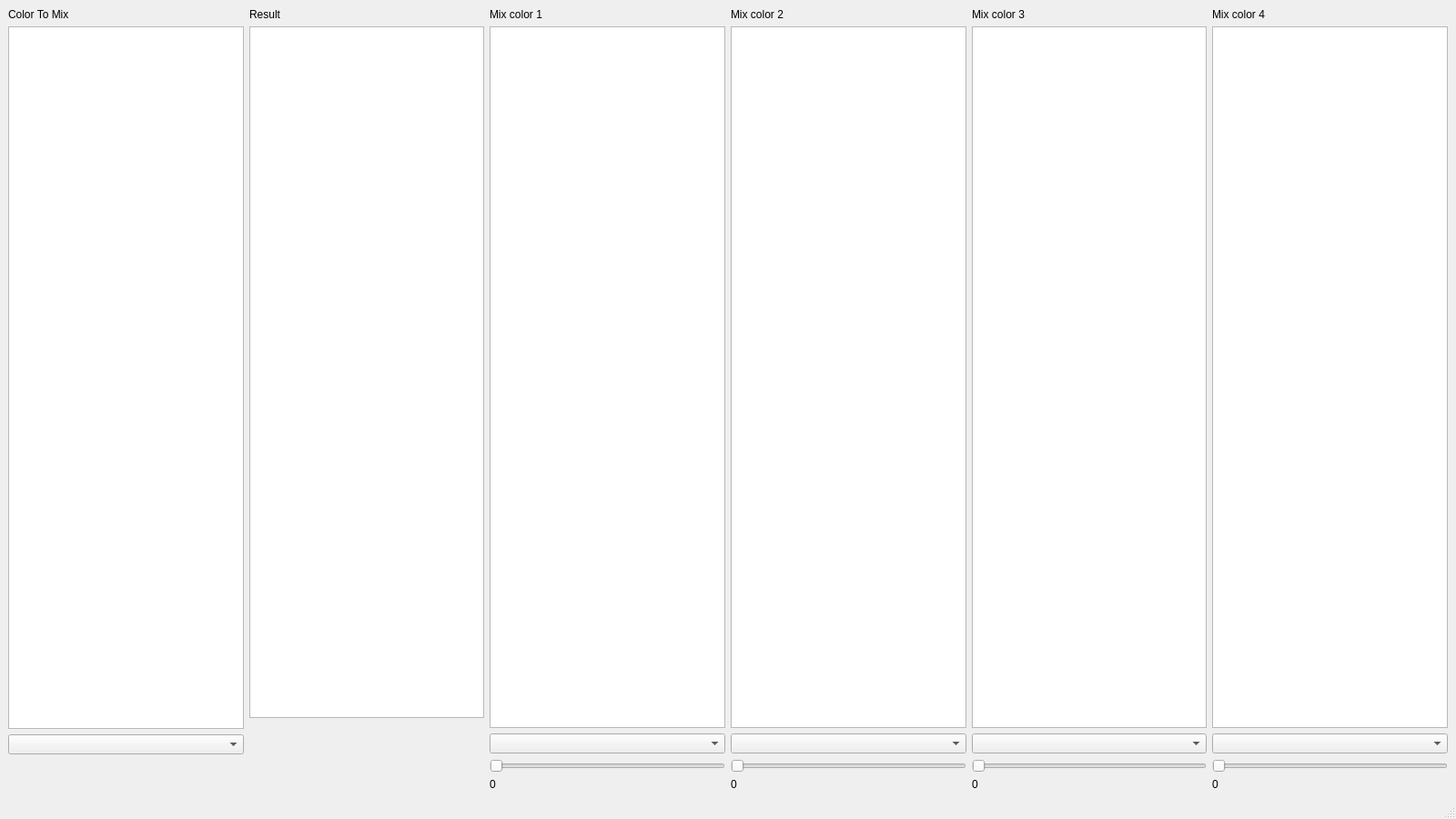
<?xml version="1.0" encoding="UTF-8"?>
<ui version="4.0">
 <class>MainWindow</class>
 <widget class="QMainWindow" name="MainWindow">
  <property name="geometry">
   <rect>
    <x>0</x>
    <y>0</y>
    <width>1600</width>
    <height>900</height>
   </rect>
  </property>
  <property name="windowTitle">
   <string>MainWindow</string>
  </property>
  <widget class="QWidget" name="centralwidget">
   <layout class="QHBoxLayout" name="horizontalLayout_2">
    <item>
     <layout class="QVBoxLayout" name="verticalLayout_3">
      <item>
       <widget class="QLabel" name="colorToMixLabel">
        <property name="text">
         <string>Color To Mix</string>
        </property>
       </widget>
      </item>
      <item>
       <widget class="QGraphicsView" name="colorToMixView">
        <property name="enabled">
         <bool>true</bool>
        </property>
        <property name="sizePolicy">
         <sizepolicy hsizetype="Expanding" vsizetype="Expanding">
          <horstretch>0</horstretch>
          <verstretch>0</verstretch>
         </sizepolicy>
        </property>
        <property name="backgroundBrush">
         <brush brushstyle="NoBrush">
          <color alpha="0">
           <red>0</red>
           <green>0</green>
           <blue>0</blue>
          </color>
         </brush>
        </property>
        <property name="foregroundBrush">
         <brush brushstyle="NoBrush">
          <color alpha="255">
           <red>0</red>
           <green>0</green>
           <blue>0</blue>
          </color>
         </brush>
        </property>
        <property name="interactive">
         <bool>true</bool>
        </property>
        <property name="sceneRect">
         <rectf>
          <x>0.000000000000000</x>
          <y>0.000000000000000</y>
          <width>0.000000000000000</width>
          <height>0.000000000000000</height>
         </rectf>
        </property>
       </widget>
      </item>
      <item>
       <widget class="QComboBox" name="colorToMixCombo"/>
      </item>
      <item>
       <spacer name="horizontalSpacer_3">
        <property name="orientation">
         <enum>Qt::Horizontal</enum>
        </property>
        <property name="sizeHint" stdset="0">
         <size>
          <width>40</width>
          <height>20</height>
         </size>
        </property>
       </spacer>
      </item>
      <item>
       <spacer name="horizontalSpacer_5">
        <property name="orientation">
         <enum>Qt::Horizontal</enum>
        </property>
        <property name="sizeHint" stdset="0">
         <size>
          <width>40</width>
          <height>20</height>
         </size>
        </property>
       </spacer>
      </item>
     </layout>
    </item>
    <item>
     <layout class="QVBoxLayout" name="verticalLayout">
      <item>
       <widget class="QLabel" name="mixedColorLabel">
        <property name="text">
         <string>Result</string>
        </property>
       </widget>
      </item>
      <item>
       <widget class="QGraphicsView" name="mixedColorView">
        <property name="sizePolicy">
         <sizepolicy hsizetype="Expanding" vsizetype="Expanding">
          <horstretch>0</horstretch>
          <verstretch>0</verstretch>
         </sizepolicy>
        </property>
       </widget>
      </item>
      <item>
       <spacer name="horizontalSpacer">
        <property name="orientation">
         <enum>Qt::Horizontal</enum>
        </property>
        <property name="sizeHint" stdset="0">
         <size>
          <width>40</width>
          <height>20</height>
         </size>
        </property>
       </spacer>
      </item>
      <item>
       <spacer name="horizontalSpacer_2">
        <property name="orientation">
         <enum>Qt::Horizontal</enum>
        </property>
        <property name="sizeHint" stdset="0">
         <size>
          <width>40</width>
          <height>20</height>
         </size>
        </property>
       </spacer>
      </item>
      <item>
       <spacer name="horizontalSpacer_6">
        <property name="orientation">
         <enum>Qt::Horizontal</enum>
        </property>
        <property name="sizeHint" stdset="0">
         <size>
          <width>40</width>
          <height>20</height>
         </size>
        </property>
       </spacer>
      </item>
      <item>
       <spacer name="horizontalSpacer_4">
        <property name="orientation">
         <enum>Qt::Horizontal</enum>
        </property>
        <property name="sizeHint" stdset="0">
         <size>
          <width>40</width>
          <height>20</height>
         </size>
        </property>
       </spacer>
      </item>
     </layout>
    </item>
    <item>
     <layout class="QVBoxLayout" name="verticalLayout_2">
      <item>
       <widget class="QLabel" name="mixColor1Label">
        <property name="text">
         <string>Mix color 1</string>
        </property>
       </widget>
      </item>
      <item>
       <widget class="QGraphicsView" name="mixColor1View"/>
      </item>
      <item>
       <widget class="QComboBox" name="mixColor1ComboBox"/>
      </item>
      <item>
       <widget class="QSlider" name="mixColor1Slider">
        <property name="maximum">
         <number>10</number>
        </property>
        <property name="orientation">
         <enum>Qt::Horizontal</enum>
        </property>
       </widget>
      </item>
      <item>
       <widget class="QLabel" name="mixColor1SliderLabel">
        <property name="text">
         <string>0</string>
        </property>
       </widget>
      </item>
     </layout>
    </item>
    <item>
     <layout class="QVBoxLayout" name="verticalLayout_4">
      <item>
       <widget class="QLabel" name="mixColor2Label">
        <property name="text">
         <string>Mix color 2</string>
        </property>
       </widget>
      </item>
      <item>
       <widget class="QGraphicsView" name="mixColor2View"/>
      </item>
      <item>
       <widget class="QComboBox" name="mixColor2ComboBox"/>
      </item>
      <item>
       <widget class="QSlider" name="mixColor2Slider">
        <property name="maximum">
         <number>10</number>
        </property>
        <property name="orientation">
         <enum>Qt::Horizontal</enum>
        </property>
       </widget>
      </item>
      <item>
       <widget class="QLabel" name="mixColor2SliderLabel">
        <property name="text">
         <string>0</string>
        </property>
       </widget>
      </item>
     </layout>
    </item>
    <item>
     <layout class="QVBoxLayout" name="verticalLayout_5">
      <item>
       <widget class="QLabel" name="mixColor3Label">
        <property name="text">
         <string>Mix color 3</string>
        </property>
       </widget>
      </item>
      <item>
       <widget class="QGraphicsView" name="mixColor3View"/>
      </item>
      <item>
       <widget class="QComboBox" name="mixColor3ComboBox"/>
      </item>
      <item>
       <widget class="QSlider" name="mixColor3Slider">
        <property name="maximum">
         <number>10</number>
        </property>
        <property name="orientation">
         <enum>Qt::Horizontal</enum>
        </property>
       </widget>
      </item>
      <item>
       <widget class="QLabel" name="mixColor3SliderLabel">
        <property name="text">
         <string>0</string>
        </property>
       </widget>
      </item>
     </layout>
    </item>
    <item>
     <layout class="QVBoxLayout" name="verticalLayout_6">
      <item>
       <widget class="QLabel" name="mixColor4Label">
        <property name="text">
         <string>Mix color 4</string>
        </property>
       </widget>
      </item>
      <item>
       <widget class="QGraphicsView" name="mixColor4View"/>
      </item>
      <item>
       <widget class="QComboBox" name="mixColor4ComboBox"/>
      </item>
      <item>
       <widget class="QSlider" name="mixColor4Slider">
        <property name="maximum">
         <number>10</number>
        </property>
        <property name="orientation">
         <enum>Qt::Horizontal</enum>
        </property>
       </widget>
      </item>
      <item>
       <widget class="QLabel" name="mixColor4SliderLabel">
        <property name="text">
         <string>0</string>
        </property>
       </widget>
      </item>
     </layout>
    </item>
   </layout>
  </widget>
  <widget class="QMenuBar" name="menubar">
   <property name="geometry">
    <rect>
     <x>0</x>
     <y>0</y>
     <width>1600</width>
     <height>24</height>
    </rect>
   </property>
  </widget>
  <widget class="QStatusBar" name="statusbar"/>
 </widget>
 <resources/>
 <connections>
  <connection>
   <sender>colorToMixCombo</sender>
   <signal>currentTextChanged(QString)</signal>
   <receiver>MainWindow</receiver>
   <slot>SetColourToMix(QString)</slot>
   <hints>
    <hint type="sourcelabel">
     <x>202</x>
     <y>552</y>
    </hint>
    <hint type="destinationlabel">
     <x>399</x>
     <y>299</y>
    </hint>
   </hints>
  </connection>
  <connection>
   <sender>mixColor1ComboBox</sender>
   <signal>currentTextChanged(QString)</signal>
   <receiver>MainWindow</receiver>
   <slot>SetColour1(QString)</slot>
   <hints>
    <hint type="sourcelabel">
     <x>411</x>
     <y>589</y>
    </hint>
    <hint type="destinationlabel">
     <x>492</x>
     <y>328</y>
    </hint>
   </hints>
  </connection>
  <connection>
   <sender>mixColor2ComboBox</sender>
   <signal>currentTextChanged(QString)</signal>
   <receiver>MainWindow</receiver>
   <slot>SetColour2(QString)</slot>
   <hints>
    <hint type="sourcelabel">
     <x>573</x>
     <y>589</y>
    </hint>
    <hint type="destinationlabel">
     <x>492</x>
     <y>328</y>
    </hint>
   </hints>
  </connection>
  <connection>
   <sender>mixColor3ComboBox</sender>
   <signal>currentTextChanged(QString)</signal>
   <receiver>MainWindow</receiver>
   <slot>SetColour3(QString)</slot>
   <hints>
    <hint type="sourcelabel">
     <x>736</x>
     <y>589</y>
    </hint>
    <hint type="destinationlabel">
     <x>492</x>
     <y>328</y>
    </hint>
   </hints>
  </connection>
  <connection>
   <sender>mixColor4ComboBox</sender>
   <signal>currentTextChanged(QString)</signal>
   <receiver>MainWindow</receiver>
   <slot>SetColour4(QString)</slot>
   <hints>
    <hint type="sourcelabel">
     <x>898</x>
     <y>589</y>
    </hint>
    <hint type="destinationlabel">
     <x>492</x>
     <y>328</y>
    </hint>
   </hints>
  </connection>
  <connection>
   <sender>mixColor1Slider</sender>
   <signal>valueChanged(int)</signal>
   <receiver>MainWindow</receiver>
   <slot>RecomputeMixedColor()</slot>
   <hints>
    <hint type="sourcelabel">
     <x>411</x>
     <y>616</y>
    </hint>
    <hint type="destinationlabel">
     <x>492</x>
     <y>328</y>
    </hint>
   </hints>
  </connection>
  <connection>
   <sender>mixColor2Slider</sender>
   <signal>valueChanged(int)</signal>
   <receiver>MainWindow</receiver>
   <slot>RecomputeMixedColor()</slot>
   <hints>
    <hint type="sourcelabel">
     <x>573</x>
     <y>616</y>
    </hint>
    <hint type="destinationlabel">
     <x>492</x>
     <y>328</y>
    </hint>
   </hints>
  </connection>
  <connection>
   <sender>mixColor3Slider</sender>
   <signal>valueChanged(int)</signal>
   <receiver>MainWindow</receiver>
   <slot>RecomputeMixedColor()</slot>
   <hints>
    <hint type="sourcelabel">
     <x>736</x>
     <y>616</y>
    </hint>
    <hint type="destinationlabel">
     <x>492</x>
     <y>328</y>
    </hint>
   </hints>
  </connection>
  <connection>
   <sender>mixColor4Slider</sender>
   <signal>valueChanged(int)</signal>
   <receiver>MainWindow</receiver>
   <slot>RecomputeMixedColor()</slot>
   <hints>
    <hint type="sourcelabel">
     <x>898</x>
     <y>616</y>
    </hint>
    <hint type="destinationlabel">
     <x>492</x>
     <y>328</y>
    </hint>
   </hints>
  </connection>
  <connection>
   <sender>mixColor1Slider</sender>
   <signal>valueChanged(int)</signal>
   <receiver>mixColor1SliderLabel</receiver>
   <slot>setNum(int)</slot>
   <hints>
    <hint type="sourcelabel">
     <x>667</x>
     <y>833</y>
    </hint>
    <hint type="destinationlabel">
     <x>667</x>
     <y>856</y>
    </hint>
   </hints>
  </connection>
  <connection>
   <sender>mixColor2Slider</sender>
   <signal>valueChanged(int)</signal>
   <receiver>mixColor2SliderLabel</receiver>
   <slot>setNum(int)</slot>
   <hints>
    <hint type="sourcelabel">
     <x>932</x>
     <y>833</y>
    </hint>
    <hint type="destinationlabel">
     <x>932</x>
     <y>856</y>
    </hint>
   </hints>
  </connection>
  <connection>
   <sender>mixColor3Slider</sender>
   <signal>valueChanged(int)</signal>
   <receiver>mixColor3SliderLabel</receiver>
   <slot>setNum(int)</slot>
   <hints>
    <hint type="sourcelabel">
     <x>1196</x>
     <y>833</y>
    </hint>
    <hint type="destinationlabel">
     <x>1196</x>
     <y>856</y>
    </hint>
   </hints>
  </connection>
  <connection>
   <sender>mixColor4Slider</sender>
   <signal>valueChanged(int)</signal>
   <receiver>mixColor4SliderLabel</receiver>
   <slot>setNum(int)</slot>
   <hints>
    <hint type="sourcelabel">
     <x>1461</x>
     <y>833</y>
    </hint>
    <hint type="destinationlabel">
     <x>1461</x>
     <y>856</y>
    </hint>
   </hints>
  </connection>
 </connections>
 <slots>
  <slot>SetColourToMix(QString)</slot>
  <slot>SetColour1(QString)</slot>
  <slot>SetColour2(QString)</slot>
  <slot>SetColour3(QString)</slot>
  <slot>SetColour4(QString)</slot>
  <slot>RecomputeMixedColor()</slot>
 </slots>
</ui>
